Frame 1 (no input): blank canvas, image omitted
Frame 60 (no input): blank canvas, image omitted
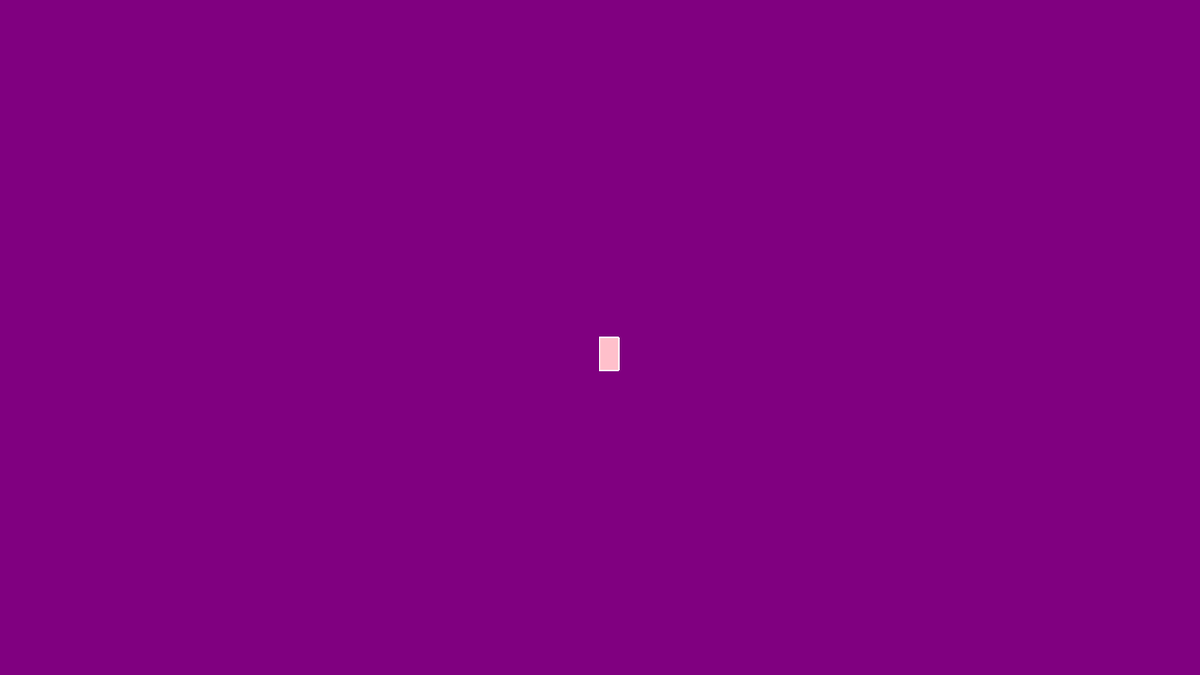
Frame 120 (the mouse pressed at the canvas centre since frame 60)

The p5.js sketch whose frames 1 and 60 were blank and that drew this single picture after the mouse press (run headless with seeded random() and noise() and a simulated clock; from frame 60 on, the mouse is pressed at the canvas centre):

// p5.js sketch
// ── sketch.js
function setup() {
    createCanvas(1280, 720);
    background("purple");
  }
  
  function draw() {
    stroke("white");
    fill("pink");
    
    if(mouseIsPressed) {
      rect(mouseX, mouseY, 20, 35);
    }
  }
